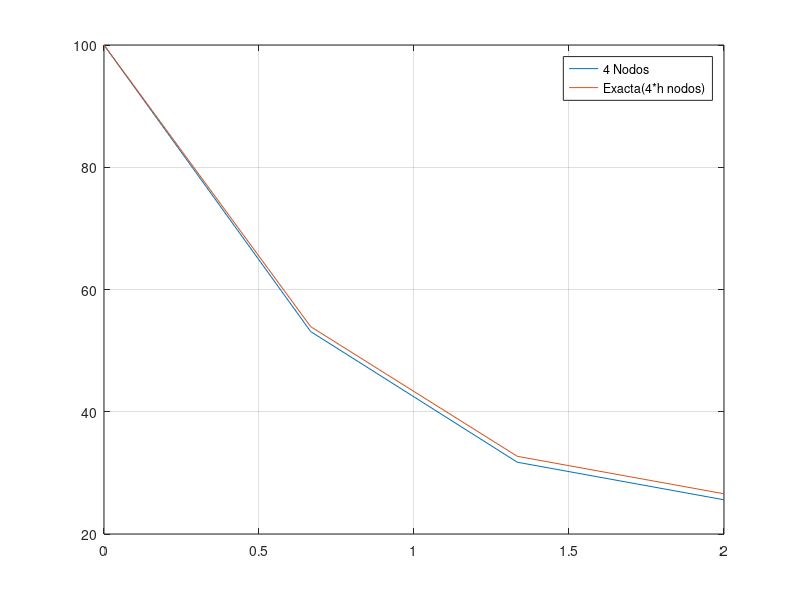

MATLAB code for this plot:
#---------------GUIA 1D - FEM---------------#
#Ejercicio 1 - A
clc;
clear all;

#Datos:
pcp=0;
k=1;
c=1;
G=@(x) zeros(length(x),1);
H=0;

#Discretizacion
L1=0;
L2=2;
cant_nodos=4;
h=(L2-L1)/(cant_nodos-1);
xnode=L1:h:L2;
G=G(xnode);

#Condiciones de borde :
T_L1=100;
q_L2=0;

#Armado de matriz Ke

#Aporte Difusivo :
De=zeros(2,2);
De(1,1)=k/h;
De(1,2)=-k/h;
De(2,1)=-k/h;
De(2,2)=k/h;

#Aporte Reactivo
Ce=zeros(2,2);
Ce(1,1)=2*c*h/6;
Ce(1,2)=c*h/6;
Ce(2,1)=c*h/6;
Ce(2,2)=2*c*h/6;



#Armado de matriz K
K=zeros(cant_nodos,cant_nodos);
F=zeros(cant_nodos,1);
for i=1:cant_nodos-1
  K(i,i)+=De(1,1)+Ce(1,1);
  K(i+1,i)+=De(2,1)+Ce(2,1);
  K(i,i+1)+=De(1,2)+Ce(1,2);
  K(i+1,i+1)+=De(2,2)+Ce(2,2);

  #Armado vector F
  F(i)=G(i)*h;
endfor

#imponemos condiciones de borde

#Condicion Dirichlet :
K(1,:)=zeros(1,cant_nodos);
K(1,1)=1;
F(1)=T_L1;

#Condicion Neumann :
F(cant_nodos)=G(cant_nodos)*h/2 -q_L2;
#Aporte Robin
K(cant_nodos,cant_nodos)=K(cant_nodos,cant_nodos)+H;

K
#obtenemos la solucion aproximada
T_ap=K\F

#Solucion analitica, para verificar
T_an= @(y) ((100*(e.^(-y))).*((e.^(2.*y))+e^4))./(1+e^4);
T_an(xnode)

plot(xnode,T_ap,";4 Nodos;");
hold on;
grid on;

vec_x=linspace(L1,L2,cant_nodos);
vec_y=T_an(vec_x);

plot(vec_x,vec_y,";Exacta(4*h nodos);");
